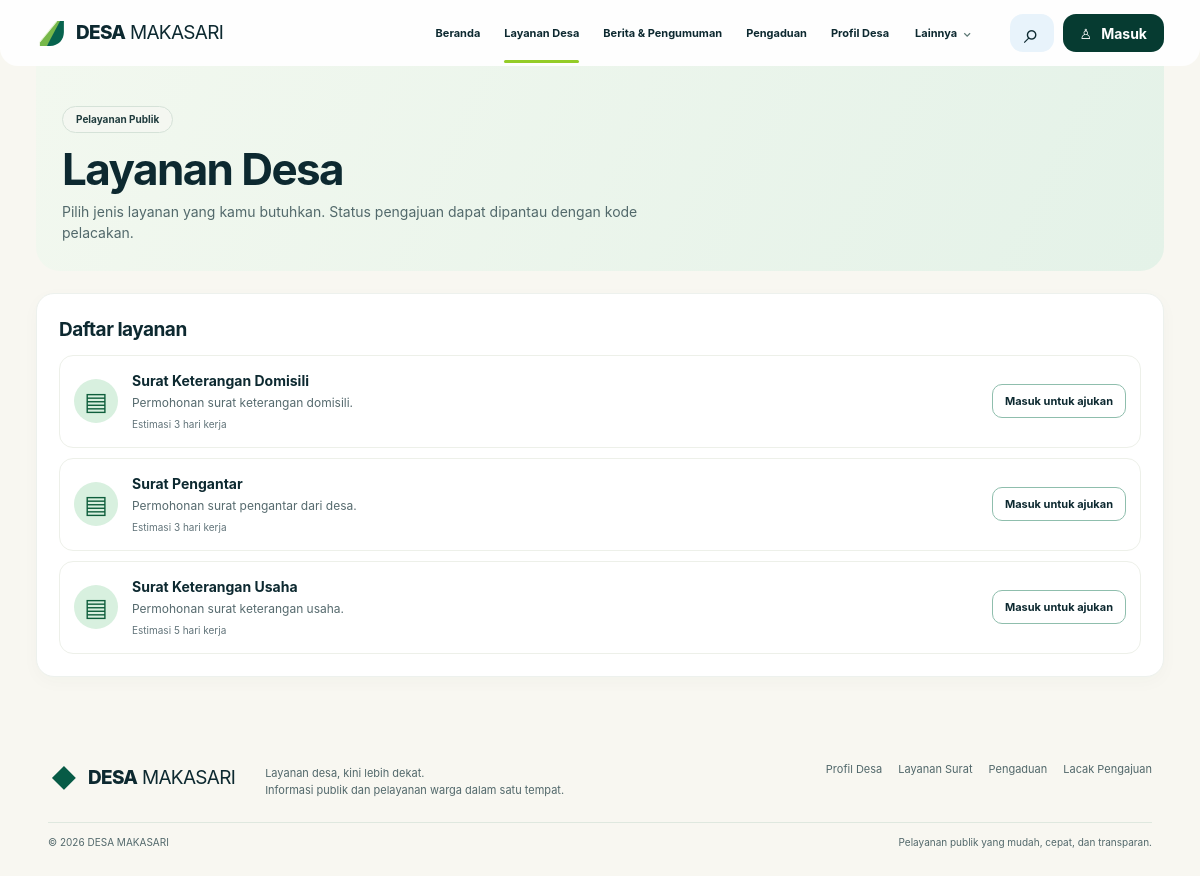
/?page=layanan, run on the app's committed database.
### tables this page shows
CREATE TABLE IF NOT EXISTS service_types (
  id BIGINT UNSIGNED AUTO_INCREMENT PRIMARY KEY,
  name VARCHAR(160) NOT NULL,
  slug VARCHAR(160) NOT NULL UNIQUE,
  description TEXT NULL,
  requirements JSON NULL,
  letter_template TEXT NULL,
  estimated_days SMALLINT UNSIGNED NULL,
  is_published TINYINT(1) NOT NULL DEFAULT 1,
  sort_order INT NOT NULL DEFAULT 0,
  created_at TIMESTAMP NOT NULL DEFAULT CURRENT_TIMESTAMP,
  updated_at TIMESTAMP NOT NULL DEFAULT CURRENT_TIMESTAMP ON UPDATE CURRENT_TIMESTAMP
);

### app/bootstrap.php (called while the page is built, shortened)
<?php
function app_url(string $page = 'home', array $params = []): string {
    $query = array_merge(['page' => $page], $params);
    return '?' . http_build_query($query);
}
function e(?string $value): string {
    return htmlspecialchars((string)$value, ENT_QUOTES | ENT_SUBSTITUTE, 'UTF-8');
}
function current_user(): ?array {
    if (!isset($_SESSION['user']) || !is_array($_SESSION['user'])) return null;
    $user = $_SESSION['user'];
    return $user;
}

### index.php (the view, shortened to what this page needs)
<?php
require __DIR__ . '/app/bootstrap.php';
$page = is_string($_GET['page'] ?? null) ? $_GET['page'] : 'home';
$viewer = current_user();
$dbAvailable = true;
$services = [];
$news = [];
$stats = ['residents' => null, 'families' => null, 'dusun' => null];
$siteContent = [];
function site_val(string $key, string $default = ''): string {
    global $siteContent;
    return isset($siteContent[$key]) ? (string)$siteContent[$key] : $default;
}
function site_image_val(string $key, string $default = ''): string {
    $imageKeys = ['hero_image','logo_image','login_image','register_image','news_fallback_image'];
    $value = trim(site_val($key, ''));
    if ($value === '') return $default;
    return public_image_src($value, $default);
}
try {
    $pdo = db();
    $services = $pdo->query('SELECT id, name, slug, description, requirements, estimated_days FROM service_types WHERE is_published=1 ORDER BY sort_order, name')->fetchAll();
    $news = $pdo->query("SELECT id,title,slug,category,excerpt,body,image_key,alt_text,publish_at,created_at FROM news_posts WHERE status='published' AND (publish_at IS NULL OR publish_at<=NOW()) AND (expire_at IS NULL OR expire_at>NOW()) ORDER BY COALESCE(publish_at,created_at) DESC LIMIT 6")->fetchAll();
    $stats['residents'] = (int)$pdo->query("SELECT COUNT(*) FROM residents WHERE resident_status='active'")->fetchColumn();
    $stats['families'] = (int)$pdo->query("SELECT COUNT(*) FROM family_records WHERE status='active'")->fetchColumn();
    $stats['dusun'] = (int)$pdo->query("SELECT COUNT(*) FROM dusun WHERE is_active=1")->fetchColumn();
} catch (Throwable $exception) {
    $dbAvailable = false;
    error_log('DESA MAKASARI database unavailable.');
    $services = [
        ['id'=>0,'name'=>'Layanan Surat','slug'=>'layanan-surat','description'=>'Ajukan surat keterangan dengan mudah dan cepat.','requirements'=>null,'estimated_days'=>null],
        ['id'=>0,'name'=>'Pengaduan Warga','slug'=>'pengaduan-warga','description'=>'Sampaikan aspirasi, keluhan, atau laporan Anda.','requirements'=>null,'estimated_days'=>null],
        ['id'=>0,'name'=>'Informasi Desa','slug'=>'informasi-desa','description'=>'Akses informasi program, kegiatan, dan data desa.','requirements'=>null,'estimated_days'=>null],
    ];
}
?>
<!doctype html>
<html lang="id">
<head>
  <link rel="stylesheet" href="assets/style.css?v=2">
</head>
<body>
<header class="site-header">
  <a class="brand" href="<?= e(app_url('home')) ?>" aria-label="<?= e(site_val('village_brand_prefix','DESA').' '.site_val('village_name','MAKASARI').' - '.site_val('nav_home','Beranda')) ?>">
    <span class="brand-mark" aria-hidden="true"><?php if(site_image_val('logo_image','')!==''): ?><img class="brand-logo-image" src="<?= e(site_image_val('logo_image','')) ?>" alt=""><?php else: ?><svg viewBox="0 0 40 40"><path d="M5 31 27 4h9L14 36H5z" fill="#77b84a"/><path d="M31 4h5v14c0 10-7 18-18 18h-4z" fill="#07634e"/><path d="M5 31 27 4" stroke="#e8f4d7" stroke-width="1.3"/></svg><?php endif; ?></span>
    <span><strong><?= e(site_val('village_brand_prefix','DESA')) ?></strong> <?= e(site_val('village_name','MAKASARI')) ?></span>
  </a>
  <nav class="main-nav" aria-label="<?= e(site_val('nav_main_aria','Navigasi utama')) ?>">
    <a class="<?= $page==='home'?'active':'' ?>" href="<?= e(app_url('home')) ?>"><?= e(site_val('nav_home','Beranda')) ?></a>
    <a class="<?= $page==='layanan'?'active':'' ?>" href="<?= e(app_url('layanan')) ?>"><?= e(site_val('nav_services','Layanan Desa')) ?></a>
    <a class="<?= in_array($page,['berita','article'],true)?'active':'' ?>" href="<?= e(app_url('berita')) ?>"><?= e(site_val('nav_news','Berita & Pengumuman')) ?></a>
    <a class="<?= $page==='pengaduan'?'active':'' ?>" href="<?= e(app_url('pengaduan')) ?>"><?= e(site_val('nav_complaints','Pengaduan')) ?></a>
    <a class="<?= $page==='profil'?'active':'' ?>" href="<?= e(app_url('profil')) ?>"><?= e(site_val('nav_profile','Profil Desa')) ?></a>
    <div class="nav-more">
      <button class="nav-more-button" type="button" aria-expanded="false" aria-controls="nav-more-menu"><?= e(site_val('nav_more','Lainnya')) ?> <span aria-hidden="true">⌄</span></button>
    </div>
  </nav>
  <div class="header-actions">
    <a class="icon-button search-link" href="<?= e(app_url('berita')) ?>" aria-label="<?= e(site_val('nav_search_aria','Cari berita')) ?>">⌕</a>
    <?php if ($viewer): ?>
      <a class="login-button" href="<?= e(app_url('dashboard')) ?>">♙ <span><?= e($viewer['full_name']) ?></span></a>
    <?php else: ?>
      <a class="login-button" href="<?= e(app_url('login')) ?>">♙ <span><?= e(site_val('nav_login','Masuk')) ?></span></a>
    <?php endif; ?>
  </div>
</header>
<main>
<?php if ($page === 'home'): ?>
  <section class="hero">
    <div class="hero-copy">
      <span class="eyebrow"><?= e(site_val('home_eyebrow','Pelayanan Publik Desa')) ?></span>
      <h1><?= e(site_val('hero_title_line1','Layanan desa,')) ?><br><?= e(site_val('hero_title_prefix','kini')) ?> <em><?= e(site_val('hero_title_highlight','lebih dekat')) ?></em></h1>
      <p class="hero-description"><?= e(site_val('hero_subtitle','Akses berbagai layanan surat, pengaduan, informasi, dan kabar desa dalam satu tempat, dengan mudah, cepat, dan transparan.')) ?></p>
      <div class="hero-actions">
        <a class="button button-primary" href="<?= e(app_url('layanan')) ?>"><span class="button-icon">▤</span> <?= e(site_val('hero_cta_apply','Ajukan Surat')) ?> <span class="arrow">→</span></a>
        <a class="button button-outline" href="<?= e(app_url('track')) ?>"><span class="button-icon">⌕</span> <?= e(site_val('hero_cta_track','Lacak Pengajuan')) ?> <span class="arrow">→</span></a>
      </div>
      <div class="benefits">
        <div><span class="benefit-icon">▣</span><span><?= nl2br(e(site_val('benefit_easy','Mudah diakses'))) ?></span></div>
        <div><span class="benefit-icon">ϟ</span><span><?= nl2br(e(site_val('benefit_fast','Proses lebih cepat'))) ?></span></div>
        <div><span class="benefit-icon">⬟</span><span><?= nl2br(e(site_val('benefit_transparent','Transparan dan terpercaya'))) ?></span></div>
        <div><span class="benefit-icon">♟</span><span><?= nl2br(e(site_val('benefit_all','Untuk seluruh warga'))) ?></span></div>
      </div>
    </div>
    <div class="hero-visual">
      <img src="<?= e(site_image_val('hero_image','assets/village-hero.webp')) ?>" alt="<?= e(site_val('hero_image_alt','Pemandangan desa dan pegunungan')) ?>" style="object-position:<?= max(0,min(100,(int)site_val('hero_focus_x','50'))) ?>% <?= max(0,min(100,(int)site_val('hero_focus_y','50'))) ?>%">
      <div class="welcome-card"><span class="weather-icon">☀</span><strong><?= e(site_val('welcome_title','Pagi yang baik, Warga Desa!')) ?></strong><p><?= e(site_val('welcome_text','Bersama membangun desa yang lebih maju dan sejahtera.')) ?></p></div>
      <div class="slider-dots"><span>‹</span><i></i><span>›</span></div>
    </div>
  </section>
  <section class="service-strip" aria-label="<?= e(site_val('home_service_strip_aria','Layanan utama')) ?>">
    <a class="service-card green-card" href="<?= e(app_url('layanan')) ?>"><span class="service-icon">▤</span><h2><?= e(site_val('service_card_service_title','Layanan Surat')) ?></h2><p><?= e(site_val('service_card_service_text','Ajukan berbagai surat keterangan dengan mudah dan cepat.')) ?></p><span class="round-arrow">→</span></a>
    <a class="service-card amber-card" href="<?= e(app_url('pengaduan')) ?>"><span class="service-icon">⚑</span><h2><?= e(site_val('service_card_complaint_title','Pengaduan Warga')) ?></h2><p><?= e(site_val('service_card_complaint_text','Sampaikan aspirasi, keluhan, atau laporan Anda.')) ?></p><span class="round-arrow">→</span></a>
    <a class="service-card blue-card" href="<?= e(app_url('profil')) ?>"><span class="service-icon">ⓘ</span><h2><?= e(site_val('service_card_info_title','Informasi Desa')) ?></h2><p><?= e(site_val('service_card_info_text','Akses informasi seputar program, kegiatan, dan data desa.')) ?></p><span class="round-arrow">→</span></a>
    <div class="track-card"><div class="track-heading"><span class="track-icon">◷</span><div><h2><?= e(site_val('home_tracking_title','Cek Status Pengajuan')) ?></h2><p><?= e(site_val('home_tracking_subtitle','Masukkan nomor pengajuan Anda')) ?></p></div></div>
      <form method="get" action="index.php" class="track-form"><input type="hidden" name="page" value="track"><label class="sr-only" for="home-track"><?= e(site_val('tracking_placeholder','Kode pengajuan')) ?></label><input id="home-track" name="code" placeholder="<?= e(site_val('tracking_placeholder','Contoh: SR-261017-0123456789ABCDEF0123456789ABCDEF')) ?>" required maxlength="48"><button type="submit" aria-label="<?= e(site_val('tracking_check_button','Cek status')) ?>">⌕</button></form>
    </div>
  </section>
  <section class="news-section">
    <div class="section-heading"><div><h2><?= e(site_val('home_news_title','Berita & Pengumuman')) ?></h2><p><?= e(site_val('home_news_subtitle','Informasi terbaru seputar kegiatan, program, dan perkembangan desa.')) ?></p></div><a href="<?= e(app_url('berita')) ?>" class="see-all"><?= e(site_val('news_see_all','Lihat Semua')) ?> <span>→</span></a></div>
    <?php if ($news): ?>
      <div class="news-grid">
      <?php foreach (array_slice($news,0,3) as $item): ?>
        <article class="news-card"><a class="news-image" href="<?= e(app_url('article',['slug'=>$item['slug']])) ?>">
          <?php if (!empty($item['image_key'])): ?><img src="<?= e(public_image_src($item['image_key'] ?? null,site_image_val('news_fallback_image','assets/village-hero.svg'))) ?>" alt="<?= e($item['alt_text'] ?: $item['title']) ?>"><?php else: ?><img src="<?= e(site_image_val('news_fallback_image','assets/village-hero.svg')) ?>" alt="<?= e(site_val('news_fallback_alt','Ilustrasi desa')) ?>"><?php endif; ?>
          <span class="news-tag"><?= e(strtoupper($item['category'])) ?></span></a>
          <div class="news-content"><time><?= e(date('d M Y', strtotime($item['publish_at'] ?: $item['created_at']))) ?></time><h3><a href="<?= e(app_url('article',['slug'=>$item['slug']])) ?>"><?= e($item['title']) ?></a></h3><a class="news-arrow" href="<?= e(app_url('article',['slug'=>$item['slug']])) ?>" aria-label="<?= e(site_val('news_read_label','Baca berita')) ?>">→</a></div></article>
      <?php endforeach; ?>
      </div>
    <?php else: ?>
      <div class="empty-news"><span class="empty-news-icon">▤</span><div><strong><?= e(site_val('home_no_news_title','Berita desa akan tampil di sini.')) ?></strong><p><?= e(site_val('home_no_news_text','Petugas dapat menerbitkan berita dan pengumuman melalui panel pengelolaan.')) ?></p></div></div>
    <?php endif; ?>
  </section>
  <section class="stats-band" aria-label="<?= e(site_val('stats_aria_label','Ringkasan data desa')) ?>">
    <div class="stat-item"><span class="stat-icon">♧</span><div><strong><?= $stats['residents'] === null ? '—' : number_format($stats['residents'],0,',','.') ?></strong><span><?= e(site_val('stat_residents_label','Jumlah Penduduk')) ?></span></div></div>
    <div class="stat-item"><span class="stat-icon">⌂</span><div><strong><?= $stats['families'] === null ? '—' : number_format($stats['families'],0,',','.') ?></strong><span><?= e(site_val('stat_families_label','Jumlah KK')) ?></span></div></div>
    <div class="stat-item"><span class="stat-icon">▧</span><div><strong><?= e(site_val('stat_area','—')) ?></strong><span><?= e(site_val('stat_area_label','Luas Wilayah')) ?></span></div></div>
    <div class="stat-item"><span class="stat-icon">♧</span><div><strong><?= $stats['dusun'] === null ? '—' : number_format($stats['dusun'],0,',','.') ?></strong><span><?= e(site_val('stat_dusun_label','Dusun')) ?></span></div></div>
  </section>
<?php elseif ($page === 'layanan'): ?>
  <section class="page-hero"><span class="eyebrow"><?= e(site_val('services_eyebrow','Pelayanan Publik')) ?></span><h1><?= e(site_val('services_title','Layanan Desa')) ?></h1><p><?= e(site_val('services_intro','Pilih jenis layanan yang kamu butuhkan. Status pengajuan dapat dipantau dengan kode pelacakan.')) ?></p></section>
  <div class="content-layout">
    <section class="panel"><h2><?= e(site_val('services_list_title','Daftar layanan')) ?></h2>
      <?php if ($services): ?><div class="list-cards"><?php foreach ($services as $service): ?><article class="list-card"><span class="service-icon">▤</span><div><h3><?= e($service['name']) ?></h3><p><?= e($service['description'] ?? '') ?></p><?php if (!empty($service['estimated_days'])): ?><small><?= e(site_val('services_eta_prefix','Estimasi')) ?> <?= (int)$service['estimated_days'] ?> <?= e(site_val('services_eta_suffix','hari kerja')) ?></small><?php endif; ?></div><?php if ($viewer && ($viewer['role'] ?? '')==='warga' && $dbAvailable && (int)$service['id']>0): ?><a class="button button-small button-primary" href="<?= e(app_url('layanan',['type'=>(int)$service['id']])) ?>"><?= e(site_val('services_apply_button','Ajukan')) ?></a><?php else: ?><a class="button button-small button-outline" href="<?= e(app_url('login')) ?>"><?= e(site_val('services_login_for_apply','Masuk untuk ajukan')) ?></a><?php endif; ?></article><?php endforeach; ?></div><?php else: ?><p><?= e(site_val('services_empty_text','Belum ada layanan yang diterbitkan.')) ?></p><?php endif; ?>
    </section>
  </div>
<?php elseif (in_array($page, ['rt-data','rw-rekap','dokumen','perubahan','admin-users','admin-wilayah','admin-site','admin-services','admin-directory','admin-budget','admin-resident-export','laporan','notifikasi','umkm','peta','transparansi','kontak'], true)): ?>
  <?php require __DIR__ . '/app/module_views.php'; ?>
<?php endif; ?>
</main>
<footer class="site-footer"><div class="footer-main"><a class="brand footer-brand" href="<?= e(app_url('home')) ?>"><span class="brand-mark" aria-hidden="true"><?php if(site_image_val('logo_image','')!==''): ?><img class="brand-logo-image" src="<?= e(site_image_val('logo_image','')) ?>" alt=""><?php else: ?>◆<?php endif; ?></span><span><strong><?= e(site_val('village_brand_prefix','DESA')) ?></strong> <?= e(site_val('village_name','MAKASARI')) ?></span></a><p><?= nl2br(e(site_val('footer_summary','Layanan desa, kini lebih dekat.'))) ?><br><?= e(site_val('footer_tagline','Informasi publik dan pelayanan warga dalam satu tempat.')) ?></p><nav aria-label="Navigasi footer"><a href="<?= e(app_url('profil')) ?>"><?= e(site_val('nav_profile','Profil Desa')) ?></a><a href="<?= e(app_url('layanan')) ?>"><?= e(site_val('nav_services','Layanan Surat')) ?></a><a href="<?= e(app_url('pengaduan')) ?>"><?= e(site_val('nav_complaints','Pengaduan')) ?></a><a href="<?= e(app_url('track')) ?>"><?= e(site_val('tracking_title','Lacak Pengajuan')) ?></a></nav></div><div class="footer-bottom"><span>© <?= date('Y') ?> <?= e(site_val('village_brand_prefix','DESA')) ?> <?= e(site_val('village_name','MAKASARI')) ?></span><span><?= e(site_val('footer_services','Pelayanan publik yang mudah, cepat, dan transparan.')) ?></span></div></footer>
</body>
</html>

### data on the page
service_types: name "Surat Keterangan Domisili", description "Permohonan surat keterangan domisili.", estimated_days "3"
service_types: name "Surat Pengantar", description "Permohonan surat pengantar dari desa.", estimated_days "3"
service_types: name "Surat Keterangan Usaha", description "Permohonan surat keterangan usaha.", estimated_days "5"

### other printed values
site_val('village_brand_prefix','DESA') "DESA"
site_val('village_name','MAKASARI') "MAKASARI"
site_val('nav_home','Beranda') "Beranda"
site_val('nav_services','Layanan Desa') "Layanan Desa"
site_val('nav_news','Berita & Pengumuman') "Berita & Pengumuman"
site_val('nav_complaints','Pengaduan') "Pengaduan"
site_val('nav_profile','Profil Desa') "Profil Desa"
site_val('nav_more','Lainnya') "Lainnya"
site_val('nav_login','Masuk') "Masuk"
site_val('services_eyebrow','Pelayanan Publik') "Pelayanan Publik"
site_val('services_title','Layanan Desa') "Layanan Desa"
site_val('services_list_title','Daftar layanan') "Daftar layanan"
site_val('footer_summary','Layanan desa, kini lebih dekat.') "Layanan desa, kini lebih dekat."
site_val('nav_services','Layanan Surat') "Layanan Surat"
site_val('tracking_title','Lacak Pengajuan') "Lacak Pengajuan"
